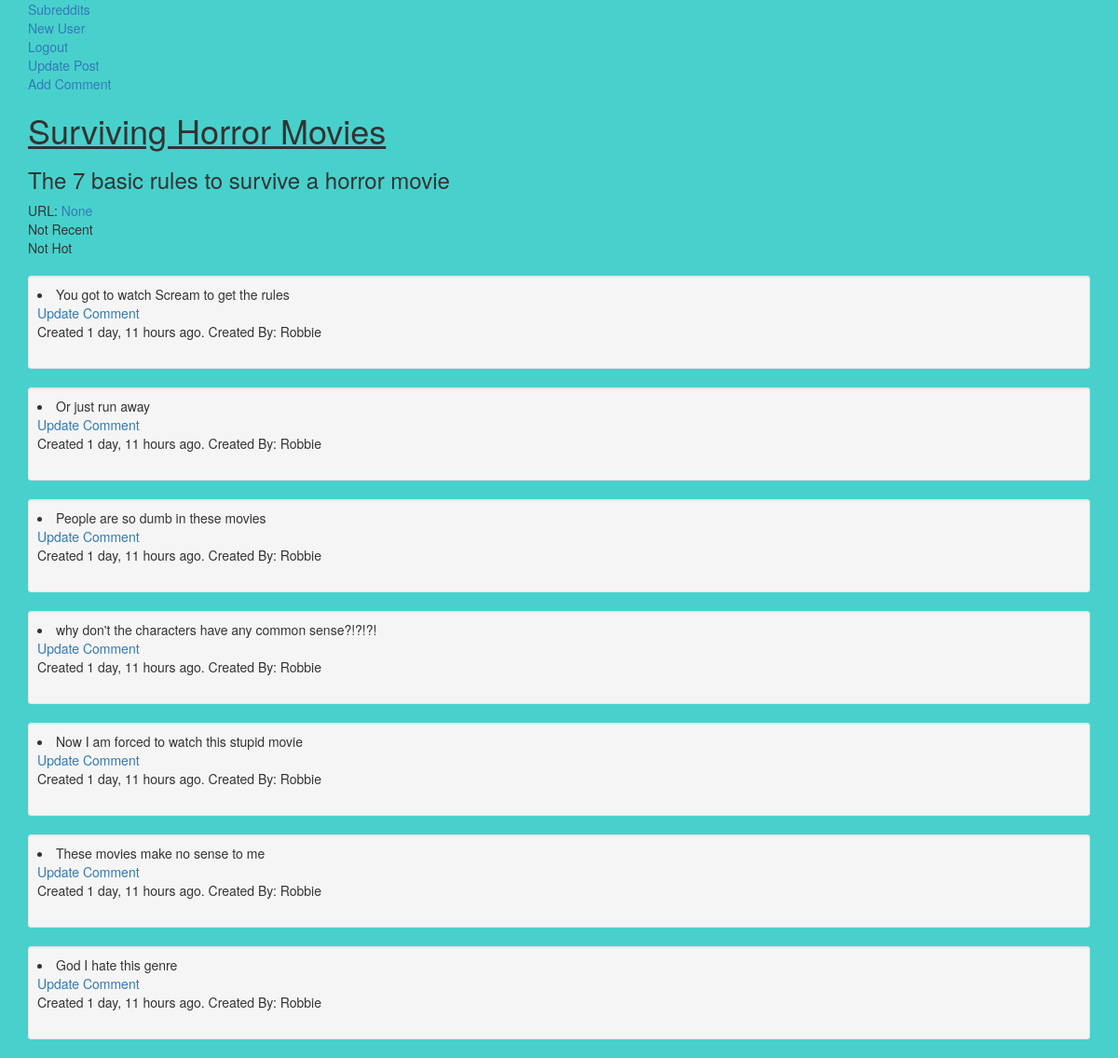
Screenshot of /post/13/ (signed in) with the database file from the repository.
### app/models.py (models this page shows, shortened)
class Post(models.Model):
    title = models.CharField(max_length=100)
    post_description = models.CharField(max_length=255)
    url_page = models.URLField(null=True, blank=True)
    post_created = models.DateTimeField(auto_now_add=True)
    post_edit = models.DateTimeField(auto_now=True)
    subreddit = models.ForeignKey(Subreddit)
    user = models.ForeignKey(User)
    def __str__(self):
        return self.title
    def is_recent(self):
        last_day = datetime.now() - timedelta(days=1)
        if Post.objects.filter(post_created__gte=last_day):
            return "Recent"
        else:
            return "Not Recent"
    def is_hot(self):
        past_hour = datetime.now() - timedelta(hours=3)
        if Comment.objects.filter(comment_post=self).filter(comment_edit__gt=past_hour).count() > 3:
            return "Hot"
        else:
            return "Not Hot"
    def get_comment(self):
        return Comment.objects.filter(comment_post=self)

class Comment(models.Model):
    comment = models.CharField(max_length=255)
    comment_created = models.DateTimeField(auto_now_add=True)
    comment_edit = models.DateTimeField(auto_now=True)
    comment_user = models.ForeignKey(User)
    comment_post = models.ForeignKey(Post)
    def __str__(self):
        return self.comment

### app/views.py (the view)
# urls.py: url(r'^post/(?P<pk>\d+)/$', PostDetailView.as_view(), name="post_detail_view"),
class PostDetailView(DetailView):
    model = Post

### templates/app/post_detail.html
{% extends 'base.html' %}
{% block content %}
<a href="{% url 'post_update_view' object.id %}">Update Post</a><br>
<a href="{% url 'comment_create_view' object.id %}">Add Comment</a> <br>
<h1>{{ object }}</h1>
<h3>{{ object.post_description }}</h3>
  URL: <a href="{{ object.url_page }}">{{ object.url_page }}</a><br>
  {{ object.is_recent }}<br>
  {{ object.is_hot }} <br> <br>
{% for comment in object.get_comment %}
  <div class="well well-sm">
    <li>
      {{ comment }}<br>
      <a href="{% url 'comment_update_view' comment.id %}">Update Comment</a> <br>
      Created {{ comment.comment_created|timesince }} ago.
      Created By: {{ comment.comment_user }} <br> <br>
    </li>
  </div>
{% endfor %}
{% endblock %}

### templates/base.html (style rules this page uses)
body { background-color: #48D1CC; }
h1 { position: relative; text-decoration: underline; }

### rows the page displays
Post: title "Surviving Horror Movies", post_description "The 7 basic rules to survive a horror movie", url_page "None", is_recent "Not Recent", is_hot "Not Hot"
Comment: comment "You got to watch Scream to get the rules", comment_created "1 day, 11 hours", comment_user "Robbie"
Comment: comment "Or just run away", comment_created "1 day, 11 hours", comment_user "Robbie"
Comment: comment "People are so dumb in these movies", comment_created "1 day, 11 hours", comment_user "Robbie"
Comment: comment "why don't the characters have any common sense?!?!?!", comment_created "1 day, 11 hours", comment_user "Robbie"
Comment: comment "Now I am forced to watch this stupid movie", comment_created "1 day, 11 hours", comment_user "Robbie"
Comment: comment "These movies make no sense to me", comment_created "1 day, 11 hours", comment_user "Robbie"
Comment: comment "God I hate this genre", comment_created "1 day, 11 hours", comment_user "Robbie"
